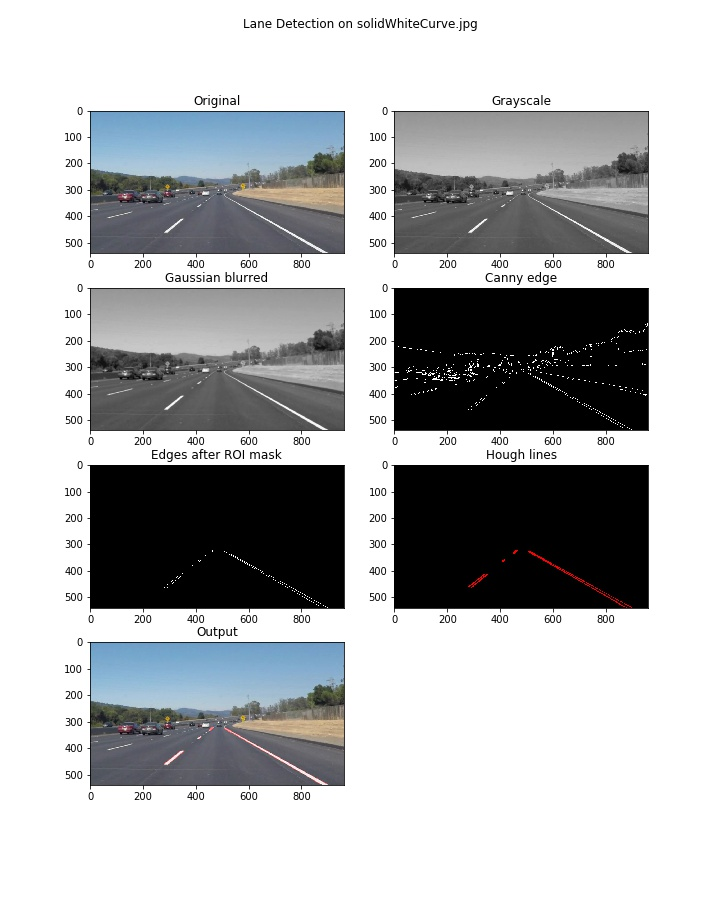
#> input picture test_images_intermediate/intermediate_solidWhiteCurve.jpg, 720 x 900 px, given as the content of the folder test_images/, which was not available
$ jupyter execute --allow-errors P1.ipynb   (shell and % lines are left out)   (text cells are left out)
#> lines starting #> are read from the running program, lines starting #| are printed output that depends on the picture; after the words box and inside, x2 and y2 are one past the last pixel; in counts of white or black regions, pixels touching at a corner belong together; pictures that were not available may be replaced by others from this repository, and a replacement may not be noted
[cell 1]
import matplotlib.pyplot as plt
import matplotlib.image as mpimg
import numpy as np
import cv2

import os

# inline plots

[cell 2]
%pylab inline
#> (the rest of this cell did not finish here and is left out)

[cell 3]
import math

def grayscale(img):
    """Applies the Grayscale transform"""
    return cv2.cvtColor(img, cv2.COLOR_RGB2GRAY)

def canny(img, low_threshold, high_threshold):
    """Applies the Canny transform"""
    return cv2.Canny(img, low_threshold, high_threshold)

def gaussian_blur(img, kernel_size):
    """Applies a Gaussian Noise kernel"""
    return cv2.GaussianBlur(img, (kernel_size, kernel_size), 0)

def region_of_interest(img, vertices):
    """
    Applies an image mask.

    Only keeps the region of the image defined by the polygon
    formed from `vertices`. The rest of the image is set to black.
    """
    #defining a blank mask to start with
    mask = np.zeros_like(img)

    #defining a 3 channel or 1 channel color to fill the mask with depending on the input image
    if len(img.shape) > 2:
        channel_count = img.shape[2]  # i.e. 3 or 4 depending on your image
        ignore_mask_color = (255,) * channel_count
    else:
        ignore_mask_color = 255

    #filling pixels inside the polygon defined by "vertices" with the fill color
    cv2.fillPoly(mask, vertices, ignore_mask_color)

    #returning the image only where mask pixels are nonzero
    masked_image = cv2.bitwise_and(img, mask)
    return masked_image


def draw_lines(img, lines, color=[255, 0, 0], thickness=2):
    """
    Draws `lines` with `color` and `thickness` onto 'img'.
    Lines are drawn in-place (mutates the image).
    """
    for line in lines:
        for x1,y1,x2,y2 in line:
            cv2.line(img, (x1, y1), (x2, y2), color, thickness)

def hough_lines(img, rho, theta, threshold, min_line_len, max_line_gap):
    """
    `img` should be the output of a Canny transform.
    Returns an image with hough lines drawn.
    """
    lines = cv2.HoughLinesP(img, rho, theta, threshold, np.array([]), minLineLength=min_line_len, maxLineGap=max_line_gap)
    line_img = np.zeros((img.shape[0], img.shape[1], 3), dtype=np.uint8)
    draw_lines(line_img, lines)
    return line_img

def weighted_img(img, initial_img, α=0.8, β=1., λ=0.):
    """
    `img` is the output of the hough_lines(), An image with lines drawn on it.
    Should be a blank image (all black) with lines drawn on it.

    `initial_img` should be the image before any processing.

    The result image is computed as follows:

    initial_img * α + img * β + λ
    NOTE: initial_img and img must be the same shape!
    """
    return cv2.addWeighted(initial_img, α, img, β, λ)

[cell 4]
# Specify directory names.
in_dir = 'test_images/'
subplots_dir = 'test_images_intermediate/'  # dir for intermediate images
out_dir = 'test_images_out_detect/'

# Create output directories if needed.
if not os.path.exists(out_dir):
    os.makedirs(out_dir)
if not os.path.exists(subplots_dir):
    os.makedirs(subplots_dir)

# Process each file in input directory.
for img_filename in os.listdir(in_dir):

    # Set up a subplot for keeping intermediate images.
    fig = plt.figure()
    fig.suptitle('Lane Detection on ' + img_filename)

    # Read in image.
    img = mpimg.imread(in_dir + img_filename)
#> img is the input picture: shape (900, 720, 3); mean R, G, B 180.1, 181.7, 183.2
    a = fig.add_subplot(4,2,1)
    plt.imshow(img)
    a.set_title('Original')

    # Convert image to grayscale.
    gray_img = grayscale(img)
    a = fig.add_subplot(4,2,2)
    plt.imshow(gray_img, cmap='gray')
    a.set_title('Grayscale')

    # Apply Gaussian blurring.
    for i in range(0,3):
        kernel_size = 5
        gs_gray_img = gaussian_blur(gray_img, 5)
    a = fig.add_subplot(4,2,3)
    plt.imshow(gs_gray_img, cmap='gray')
    a.set_title('Gaussian blurred')

    # Perform Canny edge detection.
    lower_thresh = 50
    upper_thresh = 150
    canny_img = canny(gs_gray_img, lower_thresh, upper_thresh)
#> in canny, `return cv2.Canny(img, low_threshold, high_threshold)`:
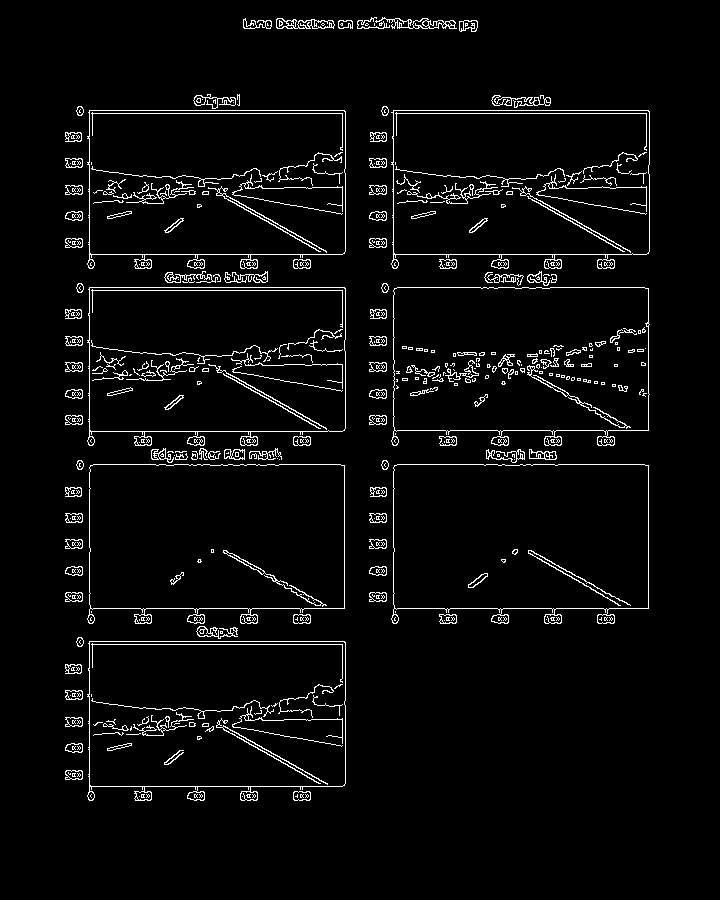
#> returned value: shape (900, 720); 4% white in thin lines or dots, all inside (x1, y1, x2, y2) = (65, 17, 650, 801)
    a = fig.add_subplot(4,2,4)
    plt.imshow(canny_img, cmap='gray')
    a.set_title('Canny edge')

    # Apply ROI masking to edge image.
    h_offset = 20
    v_offset = 50
    l_base = 0
    r_base = 960
    left_bottom = [l_base, img.shape[0]]
#> left_bottom = [0, 900]
    left_top = [img.shape[1]/2 - h_offset, img.shape[0]/2 + v_offset]
#> left_top = [340, 500]
    right_top =  [img.shape[1]/2 + h_offset, img.shape[0]/2 + v_offset]
#> right_top = [380, 500]
    right_bottom = [r_base, img.shape[0]]
#> right_bottom = [960, 900]

    # https://stackoverflow.com/questions/17241830/opencv-polylines-function-in-python-throws-exception/18817152#18817152)
    # ^ regarding input to cv2.fillpoly
    roi = [np.array([left_bottom, left_top, right_top, right_bottom], np.int32)]
    roi_canny_img = region_of_interest(canny_img, roi)
#> in region_of_interest, `cv2.fillPoly(mask, vertices, ignore_mask_color)`:
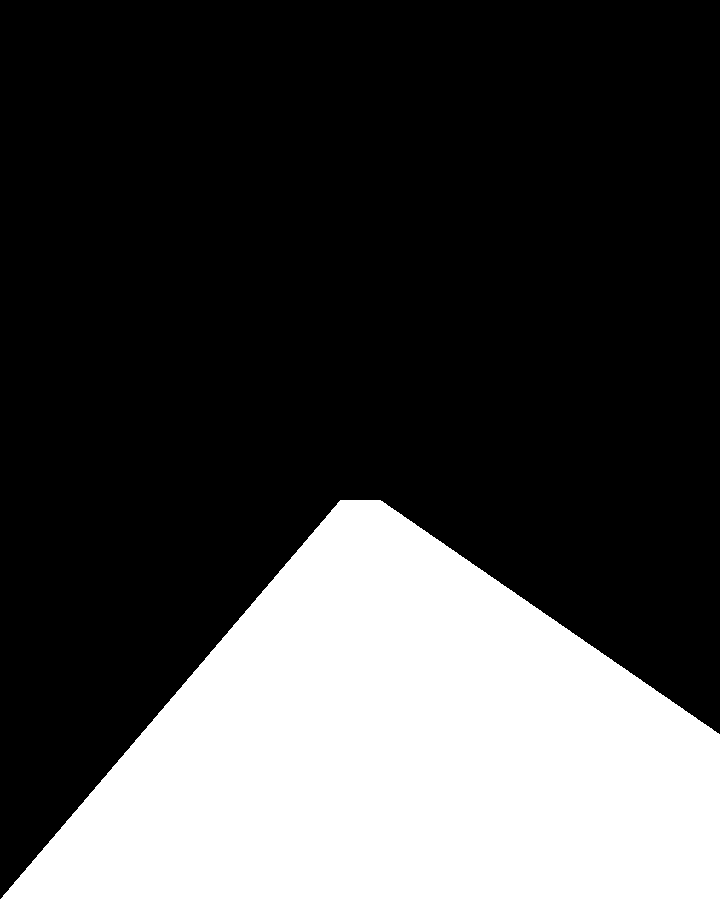
#> mask: shape (900, 720); 27.8% white; 1 white region, box (x1, y1, x2, y2) and area: (0, 500, 720, 900) 180220
#> in region_of_interest, `masked_image = cv2.bitwise_and(img, mask)`:
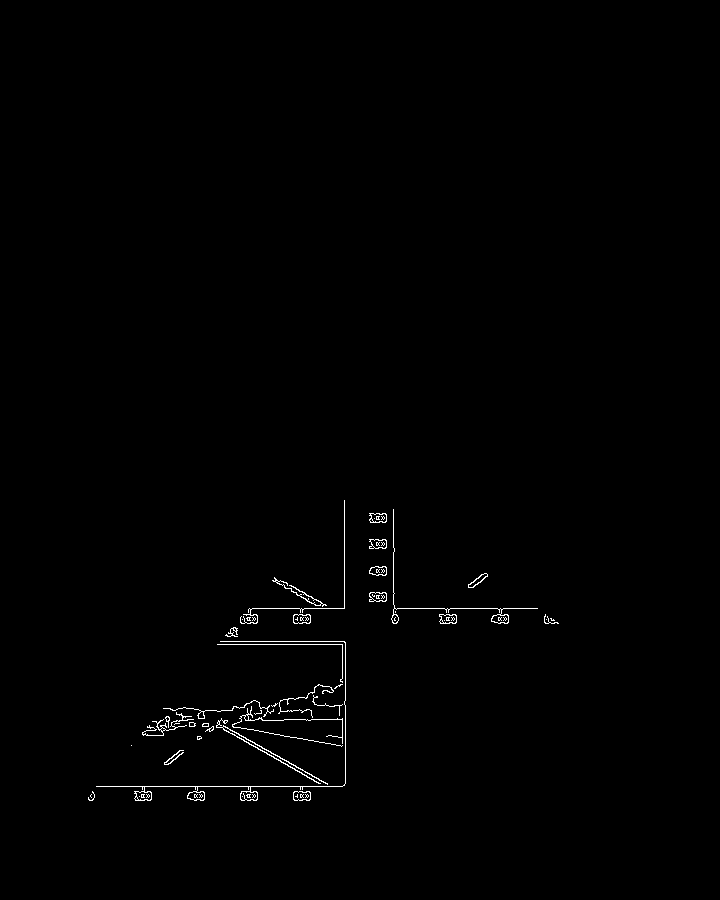
#> masked_image: shape (900, 720); 0.61% white in thin lines or dots, all inside (x1, y1, x2, y2) = (88, 500, 559, 801)
    a = fig.add_subplot(4,2,5)
    plt.imshow(roi_canny_img, cmap='gray')
    a.set_title('Edges after ROI mask')

    # Obtain Hough transform lines within ROI.
    rho = 1
    theta = np.pi/180
    threshold = 5
    min_line_len = 10
    max_line_gap = 5
    roi_hough_img = hough_lines(roi_canny_img, rho, theta, threshold, min_line_len, max_line_gap)
#> in hough_lines, `lines = cv2.HoughLinesP(img, rho, theta, threshold, np.array([]), minL..`: lines = 121 rows, first 6: [249, 608, 344, 608], [96, 786, 342, 786], [217, 644, 345, 644], [156, 722, 169, 719], [232, 708, 244, 707], [264, 732, 335, 744]
#> the loop in draw_lines, `for line in lines:` made 121 passes
#> line on passes 1 to 12: [[249, 608, 344, 608]], [[96, 786, 342, 786]], [[217, 644, 345, 644]], [[156, 722, 169, 719]], [[232, 708, 244, 707]], [[264, 732, 335, 744]], [[220, 641, 344, 641]], [[393, 615, 393, 509]], [[217, 723, 327, 784]], [[165, 725, 182, 719]], [[239, 718, 283, 720]], [[345, 783, 345, 642]]
    a = fig.add_subplot(4,2,6)
    plt.imshow(roi_hough_img)
    a.set_title('Hough lines')

    # Overlay detected lines on top of original image.
    ann_img = weighted_img(roi_hough_img, img, 1, 2, 0)
    a = fig.add_subplot(4,2,7)
    plt.imshow(ann_img)
    a.set_title('Output')

    # Save intermediate and output images.
    plt.savefig(subplots_dir + 'intermediate_' + img_filename)
    mpimg.imsave(out_dir + 'annotated_' + img_filename, ann_img)
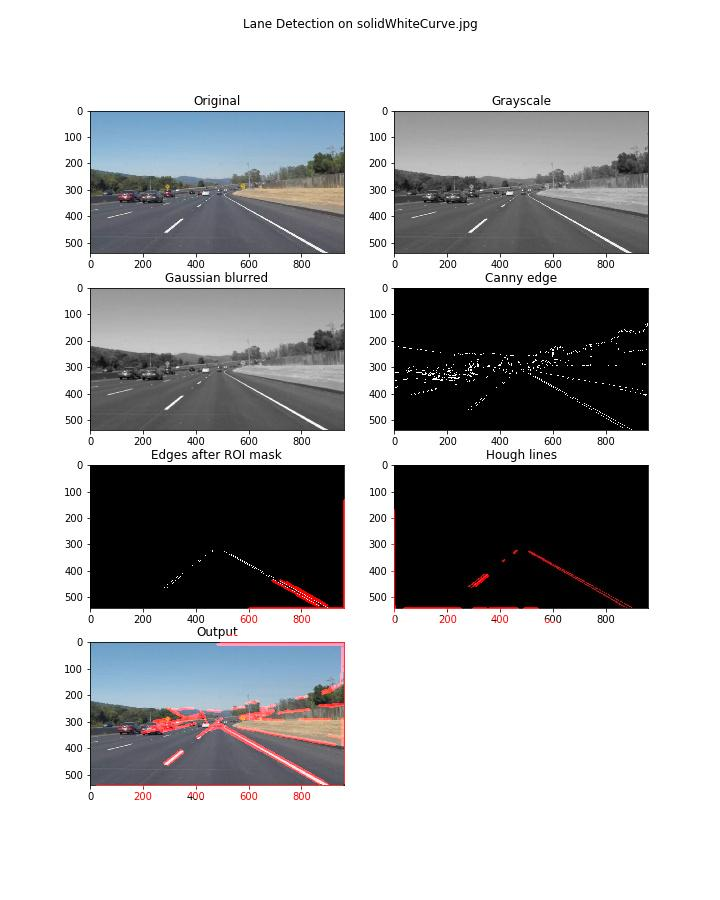
#> saved as annotated_intermediate_solidWhiteCurve.jpg: shape (900, 720, 3); mean R, G, B 181.3, 181.7, 183.1

[cell 5]
def extrapolate_lines(img, lines, roi, m_thresh, color=[255, 0, 0], thickness=2):
    '''
    This is the improved 'draw_lines' function that extrapolates the lane,
    based on provided hough_lines, slope threshold, and ROI.
    '''
    left_lane_points = []
    right_lane_points = []

    for line in lines:
        # Get line endpoints and calculate slope.
        x0, y0, x1, y1 = line[0]
        m = -(y1-y0) / (x1-x0)

        # Reject lines with slope not representative of a lane line.
        if abs(m) < m_thresh:
            continue

        # Classify line endpoints as part of left lane or right lane.
        if m > 0:
            left_lane_points.append([x0, y0])
            left_lane_points.append([x1, y1])
        else:
            right_lane_points.append([x0, y0])
            right_lane_points.append([x1, y1])

    # Use np.polyfit to find the line of best fit for the LEFT lane.
    if (len(left_lane_points)) > 0:
        left_lane_points = np.array(left_lane_points)
        m, b = np.polyfit(left_lane_points[:,0], left_lane_points[:,1], 1)
        bot_y = int(roi[0][0,1])
        bot_x = int((bot_y - b) / m)
        top_y = int(roi[0][1,1])
        top_x = int((top_y - b) / m)
        cv2.line(img, (bot_x,bot_y), (top_x,top_y), color, thickness)

    # Use np.polyfit to find the line of best fit for the RIGHT lane.
    if len(right_lane_points) > 0:
        right_lane_points = np.array(right_lane_points)
        m, b = np.polyfit(right_lane_points[:,0], right_lane_points[:,1], 1)
        bot_y = int(roi[0][3,1])
        bot_x = int((bot_y - b) / m)
        top_y = int(roi[0][2,1])
        top_x = int((top_y - b) / m)
        cv2.line(img, (bot_x,bot_y), (top_x,top_y), color, thickness)

    return [left_lane_points, right_lane_points]

[cell 6]
def process_image(img):
    '''
    Outputs a color image (3 channel) for processing video below
    '''

    # Convert input image to grayscale.
    gray_img = grayscale(img)

    # Apply multiple Gaussian blurs .
    gs_gray_img = gray_img
    for i in range(0,1):
        kernel_size = 5
        gs_gray_img = gaussian_blur(gray_img, 5)

    # Perform Canny edge detection.
    lower_thresh = 50
    upper_thresh = 150
    canny_img = canny(gs_gray_img, lower_thresh, upper_thresh)

    # Apply ROI masking to edge image.
    h_offset = 20
    v_offset = 50
    l_base = 0
    r_base = 960
    left_bottom = [l_base, img.shape[0]]
    left_top = [img.shape[1]/2 - h_offset, img.shape[0]/2 + v_offset]
    right_top =  [img.shape[1]/2 + h_offset, img.shape[0]/2 + v_offset]
    right_bottom = [r_base, img.shape[0]]

    roi = [np.array([left_bottom, left_top, right_top, right_bottom], np.int32)]
    roi_canny_img = region_of_interest(canny_img, roi)

    # Obtain Hough transform lines within ROI.
    rho = 1
    theta = np.pi/180
    threshold = 20
    min_line_len = 20
    max_line_gap = 10
    roi_hough_img = hough_lines(roi_canny_img, rho, theta, threshold, min_line_len, max_line_gap)
    h_lines = cv2.HoughLinesP(roi_canny_img, rho, theta, threshold, np.array([]), minLineLength=min_line_len, maxLineGap=max_line_gap)

    m_thresh = 0.4
    line_thickness = 10
    roi_lanes_img = np.zeros((img.shape[0], img.shape[1], 3), dtype=np.uint8)  # empty image
    roi_lanes = extrapolate_lines(roi_lanes_img, h_lines, roi, m_thresh, (255,0,0), line_thickness)
    #roi_lanes = extrapolate_lines(roi_lanes_img, h_lines, roi, m_thresh, (0,255,0), line_thickness)

    # Overlay detected lines on top of original image.
    ann_img = weighted_img(roi_lanes_img, img, 1, 2, 0)
    return ann_img
    #return roi_hough_img

    #ann_img = weighted_img(roi_lanes_img, roi_hough_img, 1, 2, 0)
    #return ann_img

[cell 7]
# Specify directory names.
in_dir = 'test_images/'
out_dir = 'test_images_out_extrapolate/'

# Create output directories if needed.
if not os.path.exists(out_dir):
    os.makedirs(out_dir)
if not os.path.exists(subplots_dir):
    os.makedirs(subplots_dir)

# Process each file in input directory.
for img_filename in os.listdir(in_dir):

    # Read in image.
    img = mpimg.imread(in_dir + img_filename)

    # Delegate to pipeline.
    ann_img = process_image(img)
#> in hough_lines (call 2), `lines = cv2.HoughLinesP(img, rho, theta, threshold, np.array([]), minL..`: lines = 47 rows, first 6: [394, 608, 537, 608], [96, 786, 342, 786], [217, 644, 345, 644], [345, 783, 345, 642], [393, 623, 393, 509], [344, 608, 344, 500]
#> the loop in draw_lines (call 2), `for line in lines:` made 47 passes
#> line on passes 1 to 12: [[394, 608, 537, 608]], [[96, 786, 342, 786]], [[217, 644, 345, 644]], [[345, 783, 345, 642]], [[393, 623, 393, 509]], [[344, 608, 344, 500]], [[221, 727, 319, 783]], [[218, 724, 341, 746]], [[220, 641, 344, 641]], [[217, 723, 327, 784]], [[156, 722, 204, 718]], [[306, 720, 342, 718]]
#> in process_image, `h_lines = cv2.HoughLinesP(roi_canny_img, rho, theta, threshold, np.arr..`: h_lines has the same summary as lines in hough_lines
#> the loop in extrapolate_lines, `for line in lines:` made 47 passes
#> (x0, y0, x1, y1, m) on passes 1 to 12: (394, 608, 537, 608, 0), (96, 786, 342, 786, 0), (217, 644, 345, 644, 0), (345, 783, 345, 642, inf), (393, 623, 393, 509, inf), (344, 608, 344, 500, inf), (221, 727, 319, 783, -0.571), (218, 724, 341, 746, -0.179), (220, 641, 344, 641, 0), (217, 723, 327, 784, -0.555), (156, 722, 204, 718, 0.0833), (306, 720, 342, 718, 0.0556)
#> after the loop in extrapolate_lines, `for line in lines:`: left_lane_points = [[345, 783], [345, 642], [393, 623], [393, 509], [344, 608], [344, 500], [252, 720], [323, 686], [342, 745], [342, 719], [341, 684], [342, 651], [199, 739], [223, 722], [224, 730], [280, 700], [197, 739], [221, 719], [254, 720], [287, 704], [142, 734], [175, 710]]; right_lane_points = [[221, 727], [319, 783], [217, 723], [327, 784], [217, 722], [327, 783], [280, 580], [331, 608], [272, 580], [322, 608]]
#> in extrapolate_lines, `left_lane_points = np.array(left_lane_points)`: left_lane_points = 22 rows, first 8: [345, 783], [345, 642], [393, 623], [393, 509], [344, 608], [344, 500], [252, 720], [323, 686]
#> in extrapolate_lines, `m, b = np.polyfit(left_lane_points[:,0], left_lane_points[:,1], 1)`: m = -0.558; b = 845.7
#> in extrapolate_lines, `bot_x = int((bot_y - b) / m)`: bot_x = -97
#> in extrapolate_lines, `top_x = int((top_y - b) / m)`: top_x = 619
#> in extrapolate_lines, `cv2.line(img, (bot_x,bot_y), (top_x,top_y), color, thickness)`:
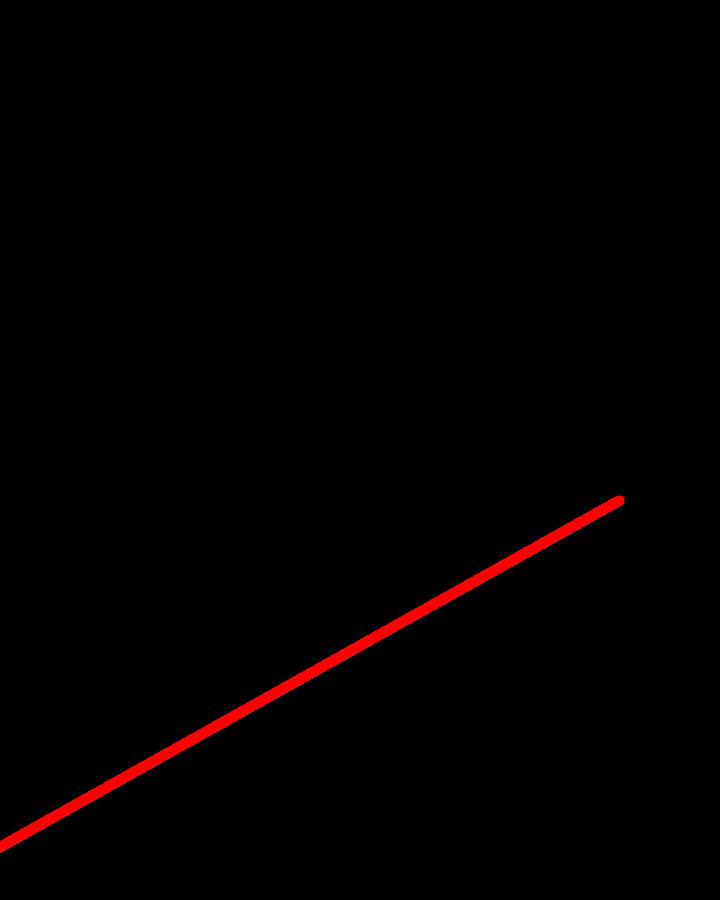
#> img: shape (900, 720, 3); mean of channels 0, 1, 2 3.1, 0, 0; drawn as R, G, B
#> in extrapolate_lines, `m, b = np.polyfit(right_lane_points[:,0], right_lane_points[:,1], 1)`: m = -0.0277; b = 697.7
#> in extrapolate_lines, `bot_x = int((bot_y - b) / m)`: bot_x = -7293
#> in extrapolate_lines, `top_x = int((top_y - b) / m)`: top_x = 7124
#> in extrapolate_lines, `cv2.line(img, (bot_x,bot_y), (top_x,top_y), color, thickness)`:
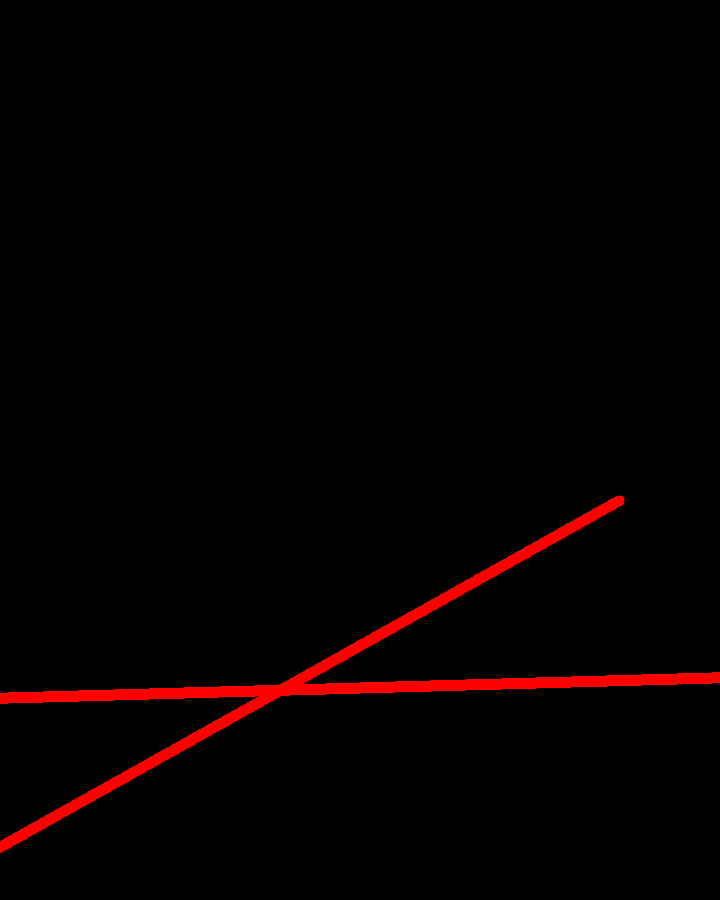
#> img: shape (900, 720, 3); 1.18% of pixels changed, all inside (x1, y1, x2, y2) = (0, 672, 720, 704); drawn as R, G, B
#> in process_image, `roi_lanes = extrapolate_lines(roi_lanes_img, h_lines, roi, m_thresh, (..`: roi_lanes = 2 items

    # Save intermediate and output images.
    mpimg.imsave(out_dir + 'annotated_' + img_filename, ann_img)
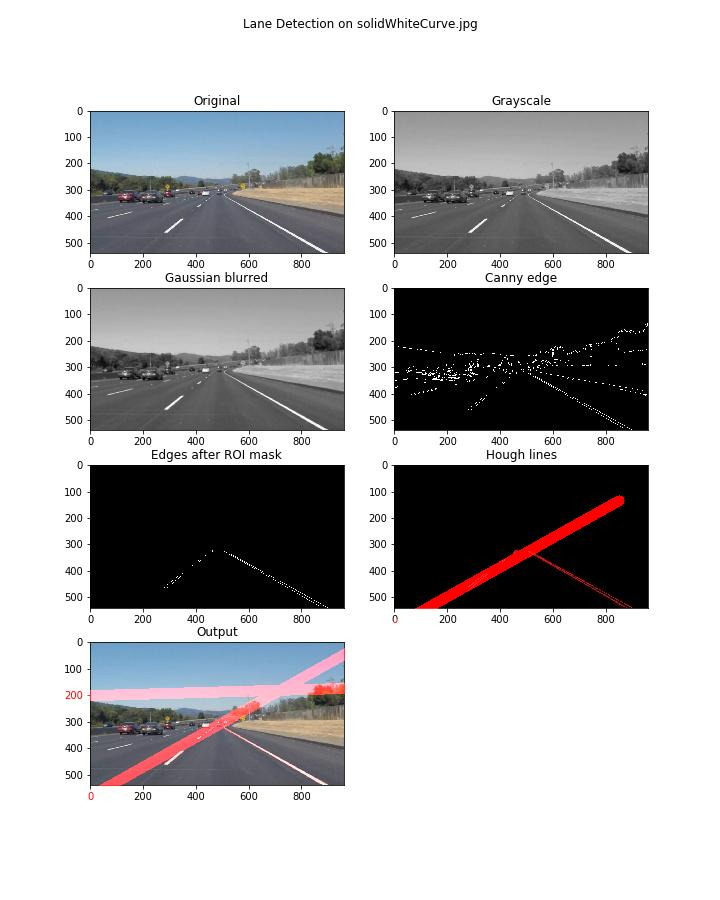
#> saved as annotated_intermediate_solidWhiteCurve.jpg: shape (900, 720, 3); mean R, G, B 182, 181.7, 183.2
    plt.imshow(ann_img)
